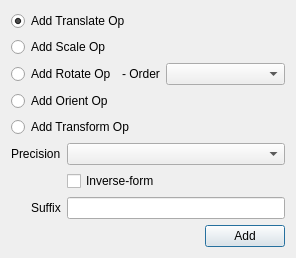
<?xml version="1.0" encoding="UTF-8"?>
<ui version="4.0">
 <class>Dialog</class>
 <widget class="QDialog" name="Dialog">
  <property name="geometry">
   <rect>
    <x>0</x>
    <y>0</y>
    <width>296</width>
    <height>247</height>
   </rect>
  </property>
  <property name="windowTitle">
   <string>Dialog</string>
  </property>
  <layout class="QVBoxLayout" name="verticalLayout" stretch="0,0,0,0,0,0,1,0">
   <item>
    <widget class="QRadioButton" name="rbTranslateOp">
     <property name="text">
      <string>Add Translate Op</string>
     </property>
     <property name="checked">
      <bool>true</bool>
     </property>
    </widget>
   </item>
   <item>
    <widget class="QRadioButton" name="rbScaleOp">
     <property name="text">
      <string>Add Scale Op</string>
     </property>
    </widget>
   </item>
   <item>
    <layout class="QHBoxLayout" name="horizontalLayout" stretch="0,0,1">
     <item>
      <widget class="QRadioButton" name="rbRotateOp">
       <property name="text">
        <string>Add Rotate Op</string>
       </property>
      </widget>
     </item>
     <item>
      <widget class="QLabel" name="label_2">
       <property name="text">
        <string>- Order</string>
       </property>
      </widget>
     </item>
     <item>
      <widget class="QComboBox" name="cbOrder"/>
     </item>
    </layout>
   </item>
   <item>
    <widget class="QRadioButton" name="rbOrientOp">
     <property name="toolTip">
      <string>arbitrary axis/angle rotation</string>
     </property>
     <property name="text">
      <string>Add Orient Op</string>
     </property>
    </widget>
   </item>
   <item>
    <widget class="QRadioButton" name="rbTransform">
     <property name="text">
      <string>Add Transform Op</string>
     </property>
    </widget>
   </item>
   <item>
    <layout class="QFormLayout" name="formLayout">
     <property name="labelAlignment">
      <set>Qt::AlignRight|Qt::AlignTrailing|Qt::AlignVCenter</set>
     </property>
     <item row="1" column="0">
      <widget class="QLabel" name="label">
       <property name="text">
        <string>Precision</string>
       </property>
      </widget>
     </item>
     <item row="1" column="1">
      <widget class="QComboBox" name="cbPrecision"/>
     </item>
     <item row="2" column="1">
      <widget class="QCheckBox" name="cbInvert">
       <property name="text">
        <string>Inverse-form</string>
       </property>
      </widget>
     </item>
     <item row="3" column="1">
      <widget class="QLineEdit" name="leSuffix"/>
     </item>
     <item row="3" column="0">
      <widget class="QLabel" name="label_3">
       <property name="text">
        <string>Suffix</string>
       </property>
      </widget>
     </item>
    </layout>
   </item>
   <item>
    <spacer name="verticalSpacer">
     <property name="orientation">
      <enum>Qt::Vertical</enum>
     </property>
     <property name="sizeHint" stdset="0">
      <size>
       <width>20</width>
       <height>40</height>
      </size>
     </property>
    </spacer>
   </item>
   <item>
    <layout class="QHBoxLayout" name="horizontalLayout_2">
     <item>
      <spacer name="horizontalSpacer">
       <property name="orientation">
        <enum>Qt::Horizontal</enum>
       </property>
       <property name="sizeHint" stdset="0">
        <size>
         <width>40</width>
         <height>20</height>
        </size>
       </property>
      </spacer>
     </item>
     <item>
      <widget class="QPushButton" name="pbOK">
       <property name="text">
        <string>Add</string>
       </property>
      </widget>
     </item>
    </layout>
   </item>
  </layout>
 </widget>
 <resources/>
 <connections>
  <connection>
   <sender>rbRotateOp</sender>
   <signal>toggled(bool)</signal>
   <receiver>cbOrder</receiver>
   <slot>setEnabled(bool)</slot>
   <hints>
    <hint type="sourcelabel">
     <x>86</x>
     <y>59</y>
    </hint>
    <hint type="destinationlabel">
     <x>197</x>
     <y>66</y>
    </hint>
   </hints>
  </connection>
 </connections>
</ui>
